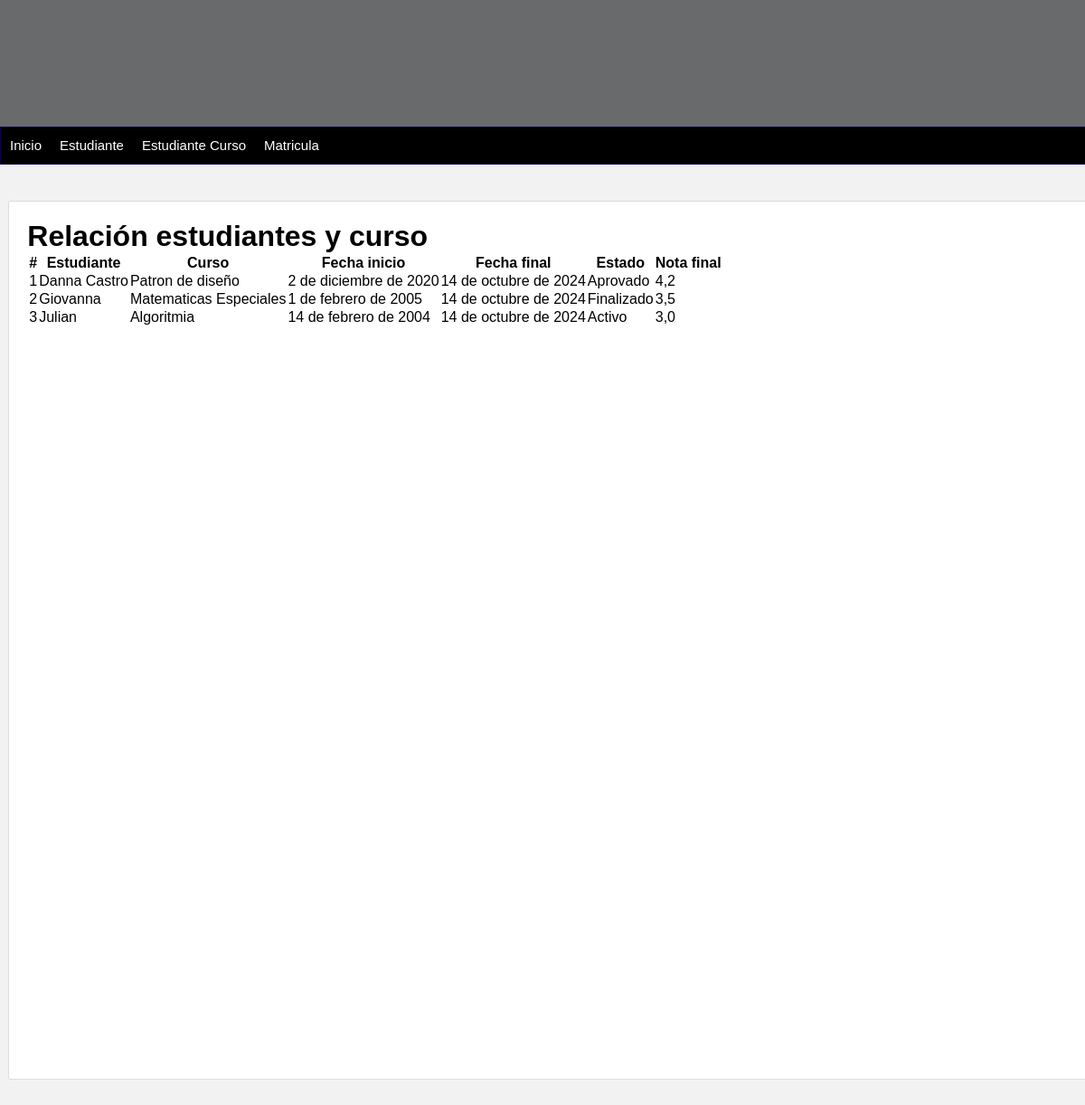
/estudianteCurso/, run on an earlier commit of the app's database.
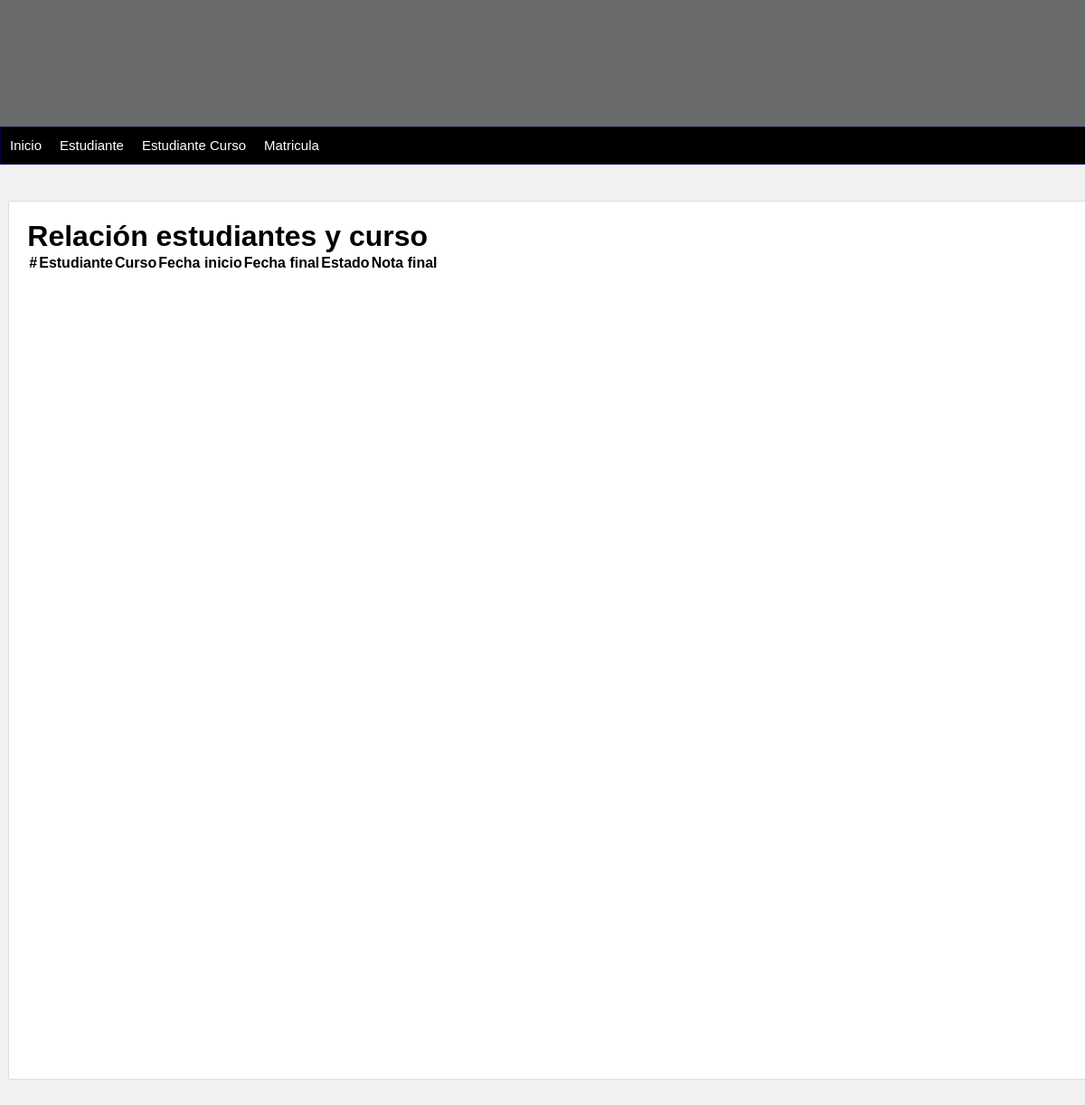
And on a later commit of the database.
### curso/models.py (models this page shows, shortened)
class EstudianteYCurso(models.Model):
    dni = models.CharField(max_length=20, primary_key=True, default='SIN_DNI')
    nombre = models.CharField(max_length=100)
    curso = models.ForeignKey(Curso, null=False, blank=False, on_delete=models.CASCADE)
    fechadeinicio = models.DateField()
    fechefinal = models.DateField()
    estado = models.CharField(max_length=100)
    nota_final = models.FloatField()
    def __str__(self):
        return self.nombre

class Curso(models.Model):
    nombre = models.CharField(max_length=100)
    descripcion = models.TextField()
    duracion = models.IntegerField()
    capacidadMaxima = models.IntegerField()
    profesor = models.ForeignKey(Persona, on_delete=models.CASCADE, null=True, blank=True)
    def __str__(self):
        return self.nombre

### curso/views.py (the view)
# urls.py: path('estudianteCurso/',lista_estudiantes_cursos , name='EstudianteCurso'),
def lista_estudiantes_cursos(request):
    estudiantes_cursos = EstudianteYCurso.objects.all()
    print(estudiantes_cursos)
    return render(request, 'estudianteCurso.html', {'estudiantes_cursos': estudiantes_cursos})

### curso/templates/estudianteCurso.html (shortened to what this page needs)
{% extends "index.html" %}
  {% block content %}
  <div class="container">
      <h1>Relación estudiantes y curso</h1>
      <table class="table table-striped">
          <thead>
              <tr>
                  <th>#</th>
                  <th>Estudiante</th>
                  <th>Curso</th>
                  <th>Fecha inicio</th>
                  <th>Fecha final</th>
                  <th>Estado</th>
                  <th>Nota final</th>
              </tr>
          </thead>
          <tbody>
              {% for estudiante_curso in estudiantes_cursos %}
              <tr>
                  <td>{{ forloop.counter }}</td>
                  <td>{{ estudiante_curso.nombre}}</td>
                  <td>{{ estudiante_curso.curso}}</td>
                  <td>{{ estudiante_curso.fechadeinicio }}</td>
                  <td>{{ estudiante_curso.fechefinal }}</td>
                  <td>{{ estudiante_curso.estado }}</td>
                  <td>{{ estudiante_curso.nota_final }}</td>
              </tr>
              {% endfor %}
          </tbody>
      </table>
  </div>
  {% endblock %}

What changed in the data, as far as the page shows it:
removed EstudianteYCurso: nombre "Danna Castro", curso "Patron de diseño", fechadeinicio "2 de diciembre de 2020", fechefinal "14 de octubre de 2024", estado "Aprovado", nota_final "4,2"
removed EstudianteYCurso: nombre "Giovanna", curso "Matematicas Especiales", fechadeinicio "1 de febrero de 2005", fechefinal "14 de octubre de 2024", estado "Finalizado", nota_final "3,5"
removed EstudianteYCurso: nombre "Julian", curso "Algoritmia", fechadeinicio "14 de febrero de 2004", fechefinal "14 de octubre de 2024", estado "Activo", nota_final "3,0"
